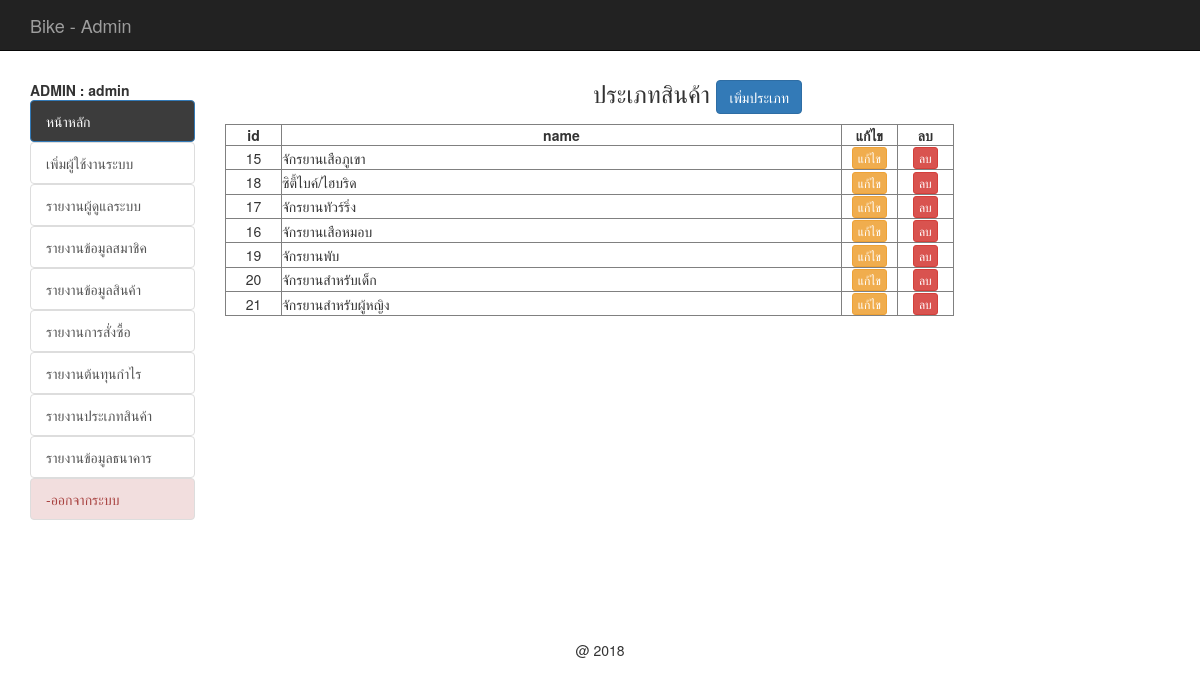
The page /backend/list_product_type.php (signed in) on the database its author committed.
### tables this page shows
CREATE TABLE `tbl_type` (
  `t_id` int(11) NOT NULL,
  `t_name` varchar(100) NOT NULL
);

### backend/mm.php (called while the page is built, shortened)
<?php require_once('../Connections/condb.php'); ?>
<?php
$colname_mm = "-1";
if (isset($_SESSION['MM_admin'])) {
  $colname_mm = $_SESSION['MM_admin'];
}
$query_mm = sprintf("SELECT * FROM tbl_admin WHERE admin_user = %s", GetSQLValueString($colname_mm, "text"));
$mm = mysql_query($query_mm, $condb) or die(mysql_error());
$row_mm = mysql_fetch_assoc($mm);
?>

### backend/list_product_type.php (the view, shortened to what this page needs)
<?php require_once('../Connections/condb.php'); ?>
<?php
if (!function_exists("GetSQLValueString")) {
function GetSQLValueString($theValue, $theType, $theDefinedValue = "", $theNotDefinedValue = "")
{
  $theValue = function_exists("mysql_real_escape_string") ? mysql_real_escape_string($theValue) : mysql_escape_string($theValue);
  switch ($theType) {
    case "text":
      $theValue = ($theValue != "") ? "'" . $theValue . "'" : "NULL";
      break;
  }
  return $theValue;
}
}
$query_ptype = "SELECT * FROM tbl_type";
$ptype = mysql_query($query_ptype, $condb) or die(mysql_error());
$row_ptype = mysql_fetch_assoc($ptype);
$totalRows_ptype = mysql_num_rows($ptype);
?>
<!DOCTYPE html>
<html lang="en">
  <head>
	<?php include('h.php');?>
    <?php include('datatable.php');?>
  </head>
  <body>
  <div class="container">
  <div class="row">
         <?php include('banner.php');?>
   </div>
  	<div class="row">
    	<div class="col-md-2">
        <br>
        <?php include('menu.php');?>
      </div>
      <div class="col-md-10">
        <h3 align="center"> ประเภทสินค้า <a href="add_product_type.php" class="btn btn-primary"> เพิ่มประเภท </a> </h3>
        <table id="example" class="display" cellspacing="0" border="1">
		<thead>
          <tr>
            <th width="5%">id</th>
            <th width="50%">name</th>
            <th width="5%"> <center> แก้ไข </center></th>
            <th width="5%"> <center> ลบ </center></th>
          </tr>
        </thead>
        <?php if($totalRows_ptype>0){?>
          <?php do { ?>
            <tr>
              <td align="center"><?php echo $row_ptype['t_id']; ?></td>
              <td><?php echo $row_ptype['t_name']; ?></td>
              <td><center> <a href="edit_product_type.php?t_id=<?php echo $row_ptype['t_id'];?>" class="btn btn-warning btn-xs"> แก้ไข </a> </center></td>
              <td><center>
              <a href="del_product_type.php?t_id=<?php echo $row_ptype['t_id'];?>" class="btn btn-danger btn-xs" onClick="return confirm('ยืนยันการลบ');">
              ลบ </a></center></td>
            </tr>
            <?php } while ($row_ptype = mysql_fetch_assoc($ptype)); ?>
        <?php } ?>
        </table>
      </div>
    </div>
 </div>
  </body>
</html>
<?php include('f.php');?>

### backend/menu.php (shortened to what this page needs)
<?php include('mm.php');?>
<b id="hp">  ADMIN : <?php echo $row_mm['admin_name'];?></b>
<br />
<ul class="list-group list-group-flush" id="hp">
	<il><a href="index.php" class="list-group-item active"  style="background-color: #3c3c3c">หน้าหลัก</a></il>
	<?php
	if ($row_mm['status'] == 'admin') { ?>
		<il><a href="adduser_admin.php" class="list-group-item">เพิ่มผู้ใช้งานระบบ</a></il>
		<il><a href="list_admin.php" class="list-group-item">รายงานผู้ดูแลระบบ</a></il>
		<il><a href="list_member.php" class="list-group-item">รายงานข้อมูลสมาชิค</a></il>
		<il><a href="report_all_prd.php?all=all" class="list-group-item">รายงานข้อมูลสินค้า</a></il>
		<il><a href="report_all_order.php" class="list-group-item">รายงานการสั่งซื้อ</a></il>
		<il><a href="report_best.php" class="list-group-item">รายงานต้นทุนกำไร</a></il>
		<il><a href="report_all_type.php" class="list-group-item">รายงานประเภทสินค้า</a></il>
		<il><a href="report_all_bank.php" class="list-group-item">รายงานข้อมูลธนาคาร</a></il>
		<il><a href="logout_admin.php" class="list-group-item list-group-item-danger">-ออกจากระบบ</a></il>
<?php } ?>
</ul>

### css/style.css (style rules this page uses)
th { text-align:center; }

### rows shown on the page
tbl_type: t_id "15", t_name "จักรยานเสือภูเขา"
tbl_type: t_id "18", t_name "ซิตี้ไบค์/ไฮบริด"
tbl_type: t_id "17", t_name "จักรยานทัวร์ริ่ง"
tbl_type: t_id "16", t_name "จักรยานเสือหมอบ"
tbl_type: t_id "19", t_name "จักรยานพับ"
tbl_type: t_id "20", t_name "จักรยานสำหรับเด็ก"
tbl_type: t_id "21", t_name "จักรยานสำหรับผู้หญิง"

### other values the page prints
$row_mm['admin_name'] "admin"
